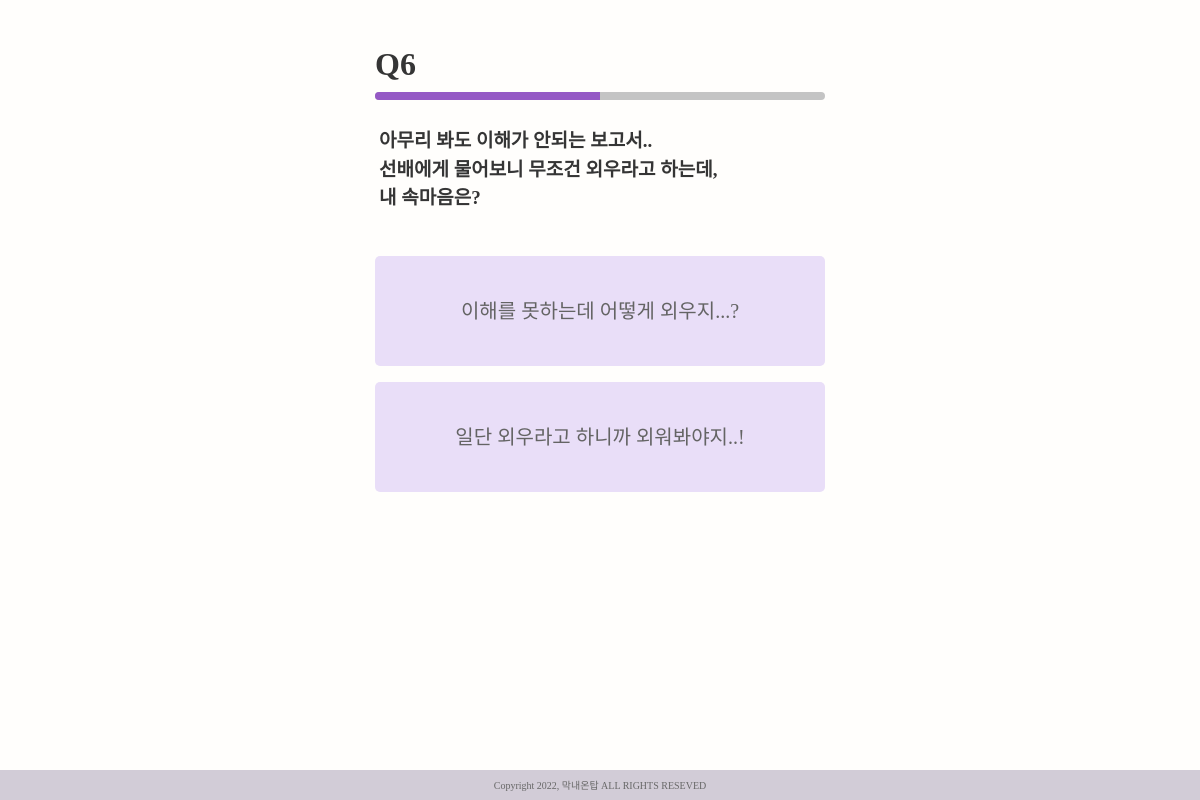
/mbti/6/, run on an earlier commit of the app's database.
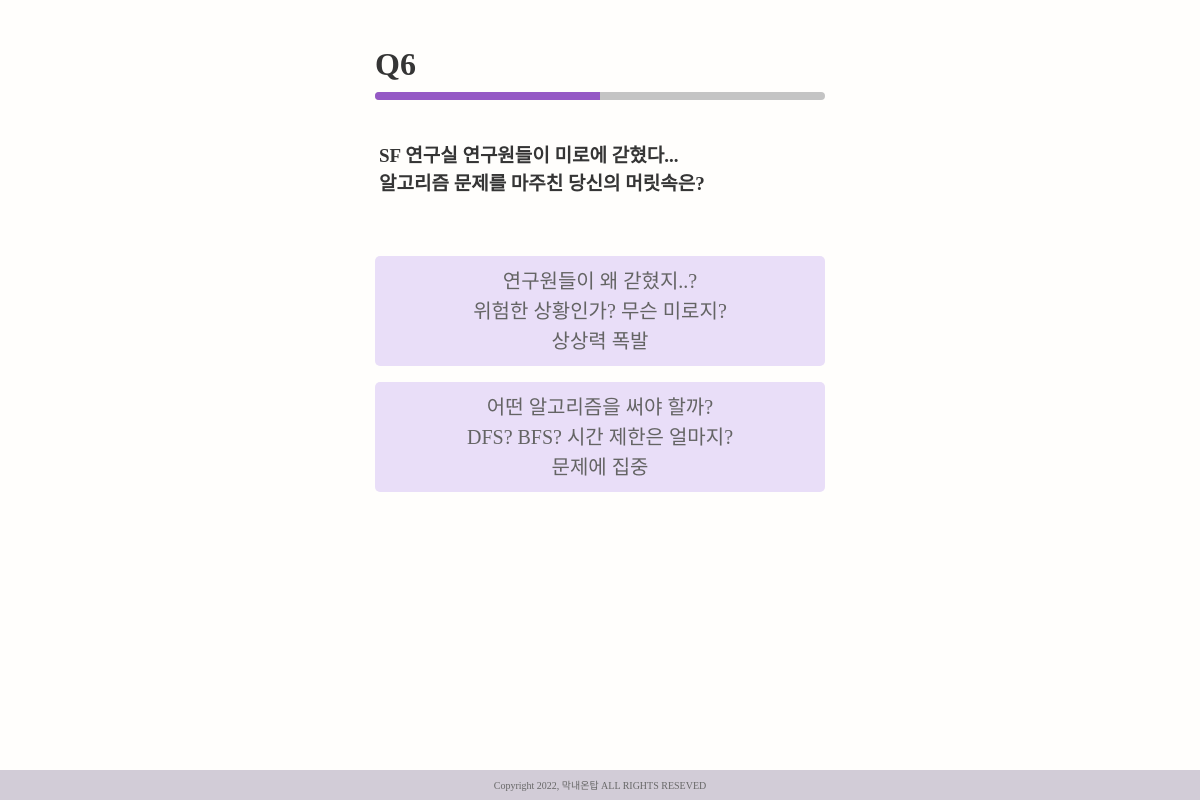
And on a later commit of the database.
### MBTI/models.py (models this page shows)
class Question(models.Model):
    title = models.TextField()
    choice_right = models.TextField()
    choice_left = models.TextField()
    question_category = models.TextField()

### MBTI/views.py (the view)
# urls.py: path('<int:question_pk>/', views.question_page, name='question_page'),
def question_page(request, question_pk):
    questions = get_object_or_404(Question, pk = question_pk)
    context = {
        'questions' : questions,
        'progress': (question_pk/12)*100
    }
    return render(request, 'MBTI/question_page.html', context)

### MBTI/templates/MBTI/question_page.html (shortened to what this page needs)
{% extends 'base.html' %}
{% block content %}
  <p class="question-number mb-1">Q{{questions.pk}}</p>
  <div class="progress" style="height: 8px; background: #C4C4C4;">
    <div class="progress-bar" role="progressbar" style="width: {{ progress }}%; background: #9559C5;" aria-valuenow="{{ progress }}" aria-valuemin="0" aria-valuemax="100"></div>
  </div>
  <div class="question-box d-flex justify-content-start align-items-center">
    <p class="question-font ms-1">{{ questions.title | linebreaksbr }}</p>
  </div>
  <form id="choiceLeft" method="POST" data-question-id="{{ questions.pk }}" data-question-category="{{ questions.question_category }}">
    <button class="answer-box answer-font mt-3 mb-2 d-flex justify-content-center align-items-center border-0">
      <p class="m-0">
        {{ questions.choice_left | linebreaksbr }}
      </p>
    </button>
  </form>
  <form id="choiceRight" method="POST" data-question-id="{{ questions.pk }}" data-question-category="{{ questions.question_category }}">
    <button class="answer-box answer-font mt-3 mb-2 d-flex justify-content-center align-items-center border-0">
      <p class="m-0">
        {{ questions.choice_right | linebreaksbr }}
      </p>
    </button>
  </form>
{% endblock content %}

What changed in the data, as far as the page shows it:
changed Question id 6: title "아무리 봐도 이해가 안되는 보고서.. 선배에게 물어보니 무조건 외우라고 하는데, 내 속마음은?" → "SF 연구실 연구원들이 미로에 갇혔다... 알고리즘 문제를 마주친 당신의 머릿속은?"; choice_left "이해를 못하는데 어떻게 외우지...?" → "연구원들이 왜 갇혔지..? 위험한 상황인가? 무슨 미로지? 상상력 폭발"; choice_right "일단 외우라고 하니까 외워봐야지..!" → "어떤 알고리즘을 써야 할까? DFS? BFS? 시간 제한은 얼마지? 문제에 집중"
